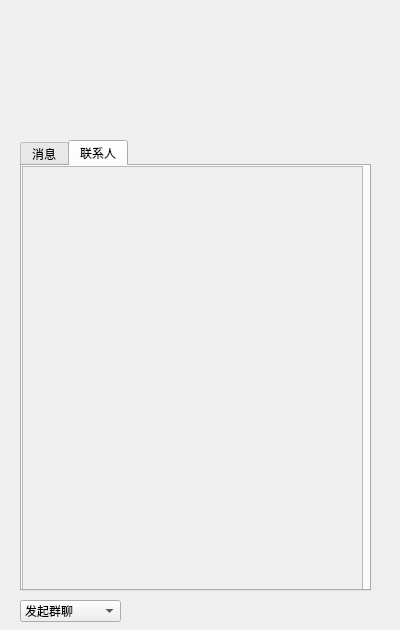
<?xml version="1.0" encoding="UTF-8"?>
<ui version="4.0">
 <class>MainPageLzy</class>
 <widget class="QWidget" name="MainPageLzy">
  <property name="geometry">
   <rect>
    <x>0</x>
    <y>0</y>
    <width>400</width>
    <height>630</height>
   </rect>
  </property>
  <property name="minimumSize">
   <size>
    <width>400</width>
    <height>630</height>
   </size>
  </property>
  <property name="maximumSize">
   <size>
    <width>400</width>
    <height>630</height>
   </size>
  </property>
  <property name="windowTitle">
   <string>Form</string>
  </property>
  <widget class="QWidget" name="personalInfowidget" native="true">
   <property name="geometry">
    <rect>
     <x>10</x>
     <y>10</y>
     <width>381</width>
     <height>111</height>
    </rect>
   </property>
  </widget>
  <widget class="QTabWidget" name="tabWidget">
   <property name="geometry">
    <rect>
     <x>20</x>
     <y>140</y>
     <width>351</width>
     <height>451</height>
    </rect>
   </property>
   <property name="currentIndex">
    <number>1</number>
   </property>
   <widget class="QWidget" name="messageTab">
    <attribute name="title">
     <string>消息</string>
    </attribute>
    <widget class="QScrollArea" name="messageArea">
     <property name="geometry">
      <rect>
       <x>0</x>
       <y>0</y>
       <width>341</width>
       <height>471</height>
      </rect>
     </property>
     <property name="widgetResizable">
      <bool>true</bool>
     </property>
     <widget class="QWidget" name="scrollAreaWidgetContents">
      <property name="geometry">
       <rect>
        <x>0</x>
        <y>0</y>
        <width>339</width>
        <height>469</height>
       </rect>
      </property>
     </widget>
    </widget>
   </widget>
   <widget class="QWidget" name="contactsTab">
    <attribute name="title">
     <string>联系人</string>
    </attribute>
    <widget class="QScrollArea" name="scrollArea">
     <property name="geometry">
      <rect>
       <x>0</x>
       <y>0</y>
       <width>341</width>
       <height>471</height>
      </rect>
     </property>
     <property name="widgetResizable">
      <bool>true</bool>
     </property>
     <widget class="QWidget" name="scrollAreaWidgetContents_2">
      <property name="geometry">
       <rect>
        <x>0</x>
        <y>0</y>
        <width>339</width>
        <height>469</height>
       </rect>
      </property>
     </widget>
    </widget>
   </widget>
  </widget>
  <widget class="QComboBox" name="comboBox">
   <property name="geometry">
    <rect>
     <x>20</x>
     <y>600</y>
     <width>101</width>
     <height>22</height>
    </rect>
   </property>
   <item>
    <property name="text">
     <string>发起群聊</string>
    </property>
   </item>
   <item>
    <property name="text">
     <string>添加好友/群聊</string>
    </property>
   </item>
   <item>
    <property name="text">
     <string>绑定账户</string>
    </property>
   </item>
   <item>
    <property name="text">
     <string>注销账号</string>
    </property>
   </item>
  </widget>
 </widget>
 <resources/>
 <connections/>
</ui>
